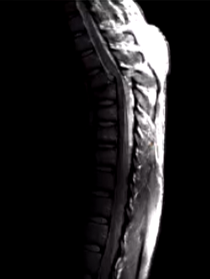
#> input picture Gray/b.png, 210 x 279 px
$ python pow.py
#> lines starting #> are read from the running program, lines starting #| are printed output that depends on the picture
### Gray/Gray.py
from PIL import Image
import math

def read_image(img_path):
#> called with img_path = 'b.png'
    image=Image.open(img_path)
#> image is the input picture: PIL image 210x279 RGBA; mean R, G, B, A 32.5, 31.4, 32.3, 255
    image=image.convert('L')
#> image: PIL image 210x279 L
    x=image.size[0]
#> x = 210
    y=image.size[1]
#> y = 279
    return image,x,y


table = []
# [46 lines of commented-out code are left out]

### Gray/pow.py
from Gray import read_image

image,x,y=read_image('b.png')
#> x = 210; y = 279
table=[]
for i in range(256):
    table.append(i**0.5)

image=image.point(table,'L')
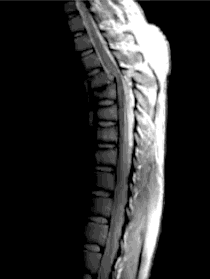
#> image: PIL image 210x279 L; min 0, max 16, mean 2.88; drawn with min black and max white
image.save('b_pow.png')

$ run again, with Gray/a.png copied over Gray/b.png
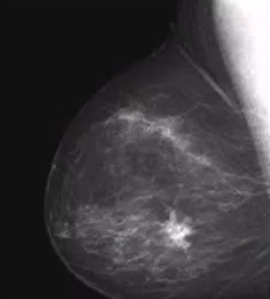
#> input picture Gray/a.png, 270 x 299 px
#> in read_image, image is the input picture: PIL image 270x299 RGBA; mean R, G, B, A 62.9, 60.2, 62.5, 255
#> `image,x,y=read_image('b.png')`: x = 270; y = 299
#> `image=image.point(table,'L')`:
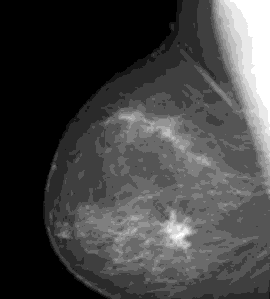
#> image: PIL image 270x299 L; min 4, max 16, mean 7.2; drawn with min black and max white

$ run again, with Gray/c.png copied over Gray/b.png
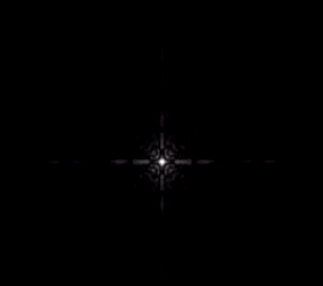
#> input picture Gray/c.png, 323 x 286 px
#> in read_image, image is the input picture: PIL image 323x286 RGBA; mean R, G, B, A 0.6, 0.5, 0.6, 255
#> `image,x,y=read_image('b.png')`: x = 323; y = 286
#> `image=image.point(table,'L')`:
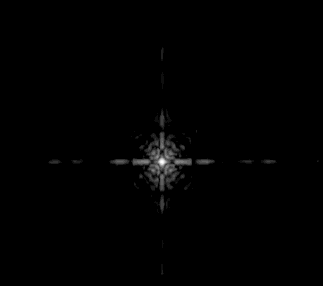
#> image: PIL image 323x286 L; min 0, max 16, mean 0.102; drawn with min black and max white
